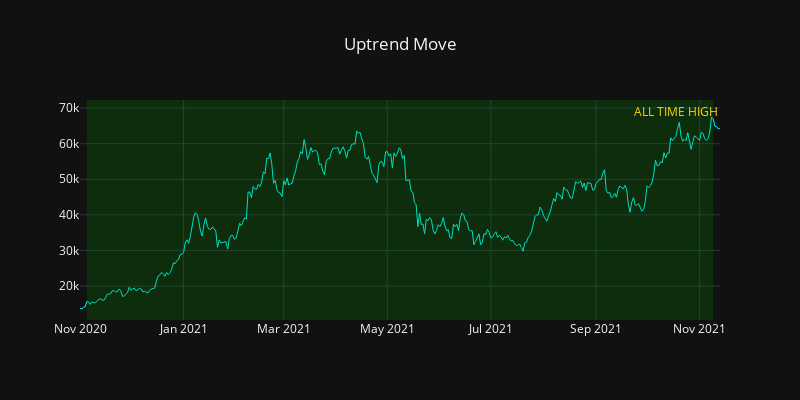

The notebook cell saved with this chart:
### Markdown cell above
Early November 2020, BTC has succeded to move above the resistance price (around 13000) and began to change from sideways to uptrend. This Uptrend move last for around 1 year and the BTC price was able to move from around 13000 to 67500 (ALL TIME HIGH) or increasing 419% from the start of that month to November 2021.

### Code cell
# Uptrend plot

# Data
uptrend = df['2020-11-1' :'2021-11-13']

# Line chart
fig = go.Figure()
fig.add_trace(go.Scatter(x=uptrend.index,
                y=uptrend['close'])) 
fig.update_traces(line_color='Cyan', line_width=1)   # Set color for line chart

# Add color
fig.add_vrect(x0="2020-11-5", x1="2021-11-09", 
              fillcolor="green", opacity=0.25, line_width=0)
fig.add_hline(y=72000, annotation_text='ALL TIME HIGH', annotation_position="bottom right", annotation_font_color="gold",opacity=0)

# Layout setting
fig.update_layout(title_text='Uptrend Move', title_x=0.5)
fig.update_layout(template='plotly_dark')
fig.update_layout(width=800, height=400)
fig.show()

### Figure 1 — Plotly figure (JSON) as saved in the notebook; plotly's stock layout.template omitted (floating-point values rounded to 4 significant figures; data arrays with more than 128 entries replaced by an {"elided": "..."} marker saying what was removed)
{"data": [{"line": {"color": "Cyan", "width": 1}, "type": "scatter", "x": {"elided": "378 str values"}, "y": {"elided": "378 float values"}}], "layout": {"annotations": [{"font": {"color": "gold"}, "showarrow": false, "text": "ALL TIME HIGH", "x": 1, "xanchor": "right", "xref": "x domain", "y": 72000, "yanchor": "top", "yref": "y"}], "height": 400, "shapes": [{"fillcolor": "green", "line": {"width": 0}, "opacity": 0.25, "type": "rect", "x0": "2020-11-5", "x1": "2021-11-09", "xref": "x", "y0": 0, "y1": 1, "yref": "y domain"}, {"opacity": 0, "type": "line", "x0": 0, "x1": 1, "xref": "x domain", "y0": 72000, "y1": 72000, "yref": "y"}], "title": {"text": "Uptrend Move", "x": 0.5}, "width": 800}}
